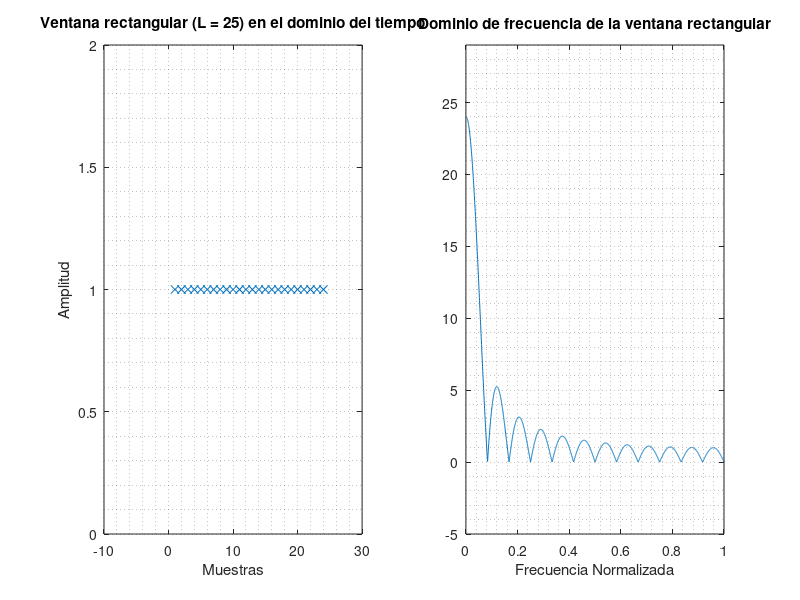

Source code (MATLAB):
%% PRÁCTICA 9.6. Periodograma de una ventana rectangular y origen de la fuga espectral

clc, clear all, close all
L = 24; % Longitud de la ventana
%xn = mi_rectangular(L);
%xn = rectwin(L);
xn=ones(1,L);
%% DOMINIO DE LA FRECUENCIA:
N=length(xn);
nFFT = 2^ceil(log2(N))*128; % Cálculo de nFFT (muestras en el tiempo)
%PERIODOGRAMA SIMPLE
Xn=fft(xn,nFFT);
P=(abs(Xn));
% Creación del eje de frecuencias normalizado igual que wvtool:
f = 1:1:nFFT;
f_norm = f/(nFFT/2);
subplot(1,2,1); 
plot(xn,'x');  
title('Ventana rectangular (L = 25) en el dominio del tiempo');  
xlabel('Muestras');  
ylabel('Amplitud');  
axis([-10 30 0 max(xn)+1]);  grid minor
subplot(1,2,2);  
plot(f_norm,P);  
title('Dominio de frecuencia de la ventana rectangular');  
xlabel('Frecuencia Normalizada');  
axis([0 1 min(P)-5 max(P)+5]); grid minor
